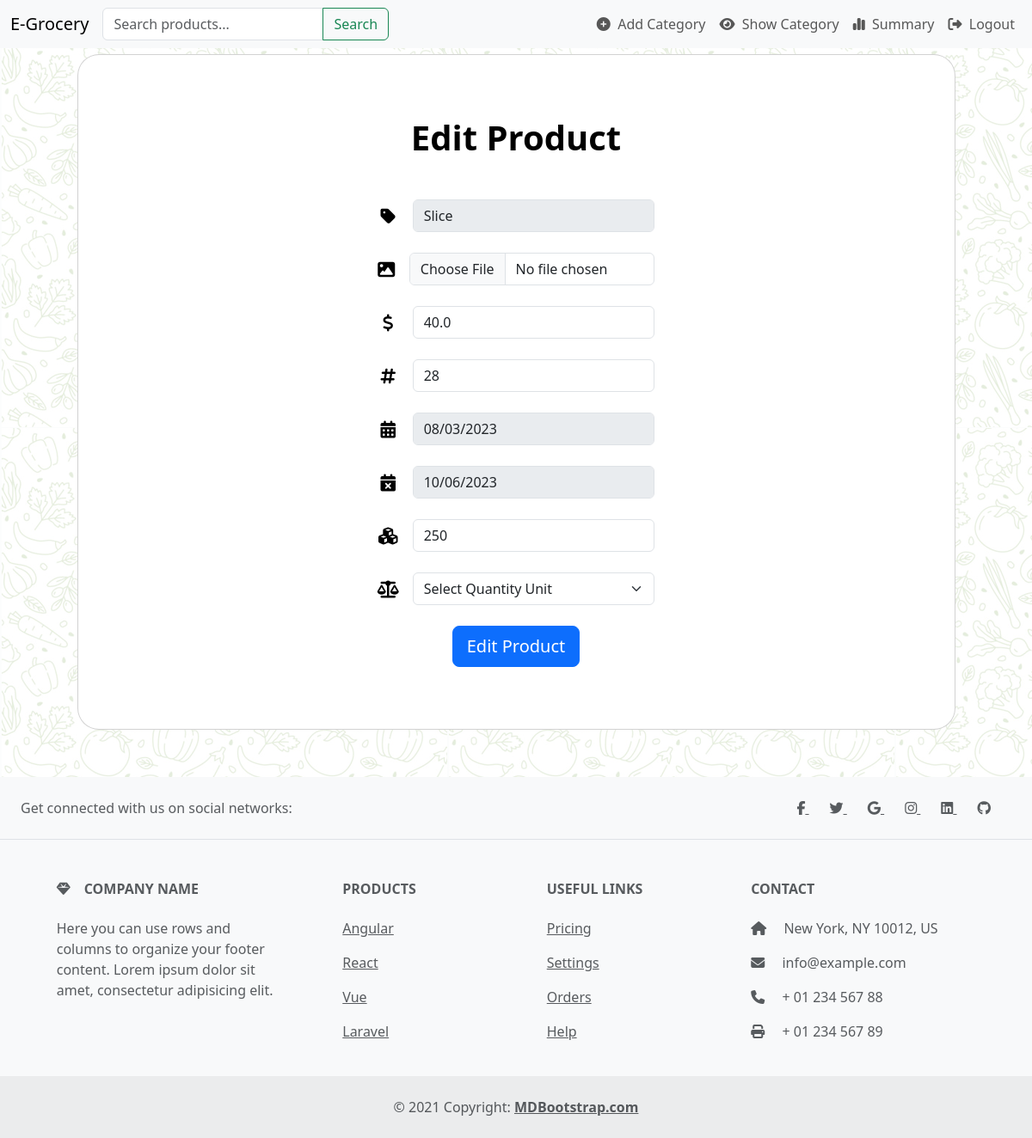
Page /edit-product/1 (signed in) on the earlier database version.
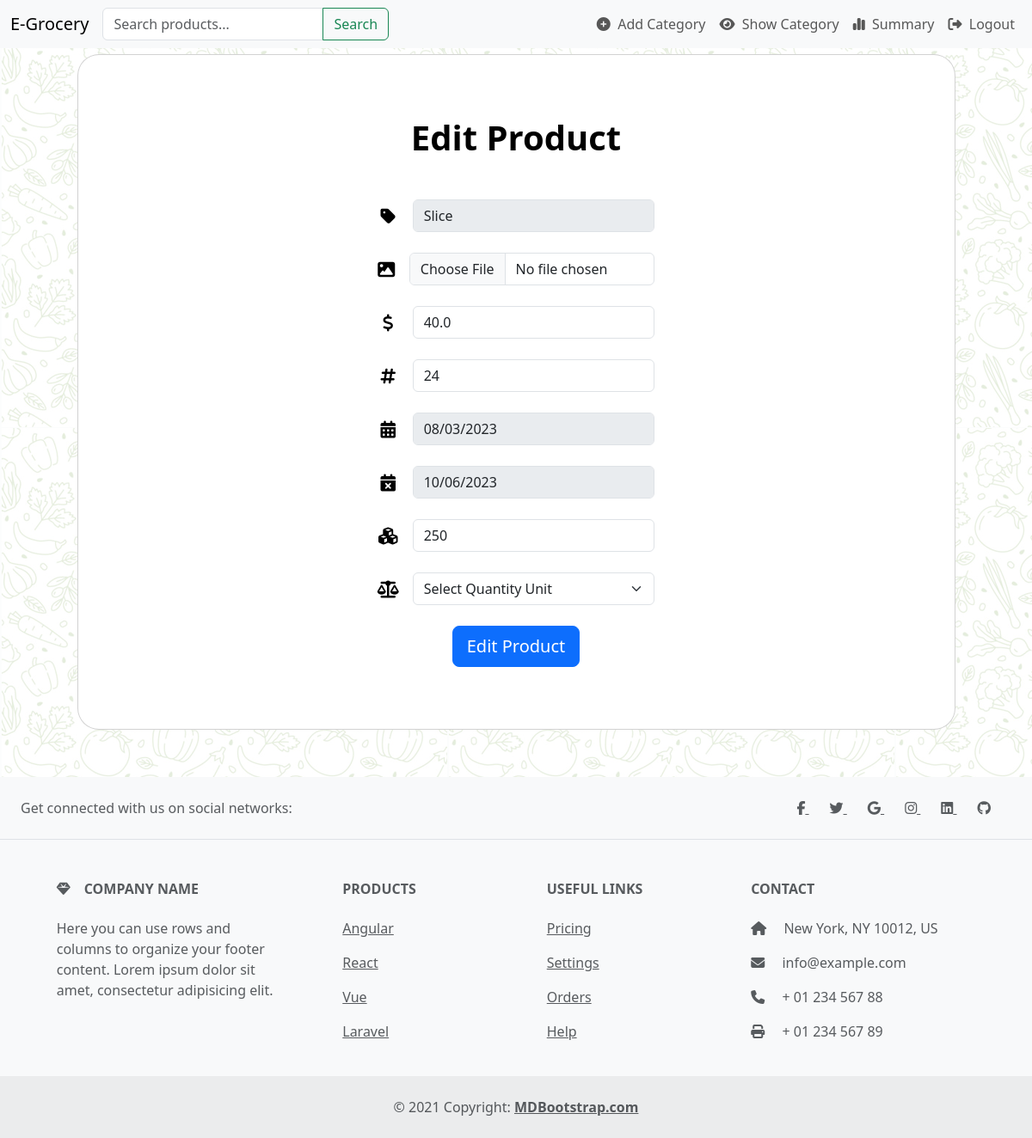
Same page on the later database version.
### models.py (models this page shows)
class Product(db.Model):
    id = db.Column(db.Integer, primary_key=True)
    name = db.Column(db.String(50))
    price = db.Column(db.Float)
    photo = db.Column(db.String(255))
    manufacturing_date = db.Column(db.Date)
    expiry_date = db.Column(db.Date)
    quantity = db.Column(db.Integer)
    quantity_unit = db.Column(db.String(10))
    number  = db.Column(db.Integer)
    timestamp_added = db.Column(db.DateTime, default=datetime.utcnow)
    category_id = db.Column(db.Integer, db.ForeignKey('category.id'))

### app.py (the view, shortened to what this page needs)
@app.route('/edit-product/<int:product_id>', methods=['GET', 'POST'])
@login_required
def edit_product(product_id):
    if not current_user.is_admin:
        flash('You do not have permission to access this page.', 'warning')
        return redirect(url_for('dashboard'))
    product = Product.query.get(product_id)
    category_id = product.category_id
    return render_template('edit_product.html', product=product)

### app.py (called while the page is built)
@login_manager.user_loader
def load_user(id):
    return User.query.get(int(id))

### templates/edit_product.html (shortened to what the changed rows need)
{% extends "base.html" %}
{% block content %}
<section class="vh-100">
    <div class="container h-100">
        <div class="row d-flex justify-content-center align-items-center h-100">
            <div class="col-lg-12 col-xl-11">
                <div class="card text-black" style="border-radius: 25px;">
                    <div class="card-body p-md-5">
                        <div class="row justify-content-center">
                            <div class="col-md-10 col-lg-6 col-xl-5 order-2 order-lg-1">
                                <form class="mx-1 mx-md-4" method="POST" action="{{ url_for('edit_product',product_id=product.id) }}" enctype="multipart/form-data">
                                    <div class="d-flex flex-row align-items-center mb-4">
                                        <div class="form-outline flex-fill mb-0">
                                            <input type="text" id="name" name="name" class="form-control" placeholder="Product Name" required value="{{product.name}}" disabled/>
                                        </div>
                                    </div>
                                    <div class="d-flex flex-row align-items-center mb-4">
                                        <div class="form-outline flex-fill mb-0">
                                            <input type="file" id="image" name="photo" class="form-control" required value="{{product.photo}}" />
                                        </div>
                                    </div>
                                    <div class="d-flex flex-row align-items-center mb-4">
                                        <div class="form-outline flex-fill mb-0">
                                            <input type="number" step="0.01" id="price" name="price" class="form-control" placeholder="Price" required value="{{product.price}}"  />
                                        </div>
                                    </div>
                                    <div class="d-flex flex-row align-items-center mb-4">
                                        <div class="form-outline flex-fill mb-0">
                                            <input type="number" id="number" name="number" class="form-control" placeholder="No of Product in Stock" required  value="{{product.number}}" />
                                        </div>
                                    </div>
                                    <div class="d-flex flex-row align-items-center mb-4">
                                        <div class="form-outline flex-fill mb-0">
                                            <input type="date" id="manufacturing_date" name="manufacturing_date" class="form-control" placeholder="Manufacturing Date" required value="{{product.manufacturing_date}}" disabled />
                                        </div>
                                    </div>
                                    <div class="d-flex flex-row align-items-center mb-4">
                                        <div class="form-outline flex-fill mb-0">
                                            <input type="date" id="expiry_date" name="expiry_date" class="form-control" placeholder="Expiry Date" required  value="{{product.expiry_date}}" disabled/>
                                        </div>
                                    </div>
                                    <div class="d-flex flex-row align-items-center mb-4">
                                        <div class="form-outline flex-fill mb-0">
                                            <input type="number" step="0.01" id="quantity" name="quantity" class="form-control" placeholder="Quantity" required value="{{product.quantity}}"  />
                                        </div>
                                    </div>
                                    <div class="d-flex flex-row align-items-center mb-4">
                                        <div class="form-outline flex-fill mb-0">
                                            <select class="form-select" id="quantity_unit" name="quantity_unit" required value="{{product.quantity_unit}}" >
                                                <option value="" disabled selected>Select Quantity Unit</option>
                                            </select>
                                        </div>
                                    </div>
                                </form>
                            </div>
                        </div>
                    </div>
                </div>
            </div>
        </div>
    </div>
</section>
{% endblock %}

Differences in the rows shown:
changed Product "Slice": number "28" → "24"
